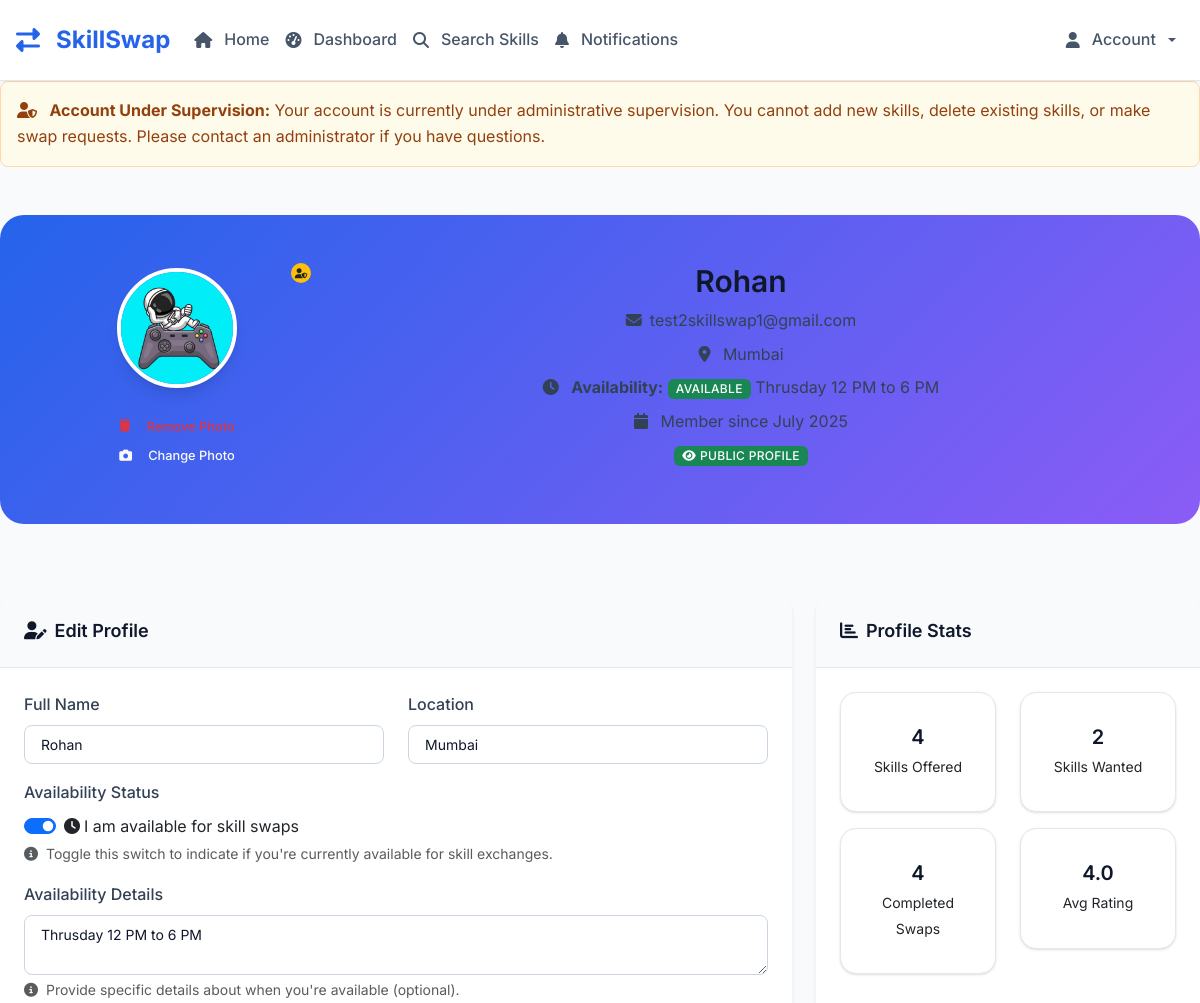
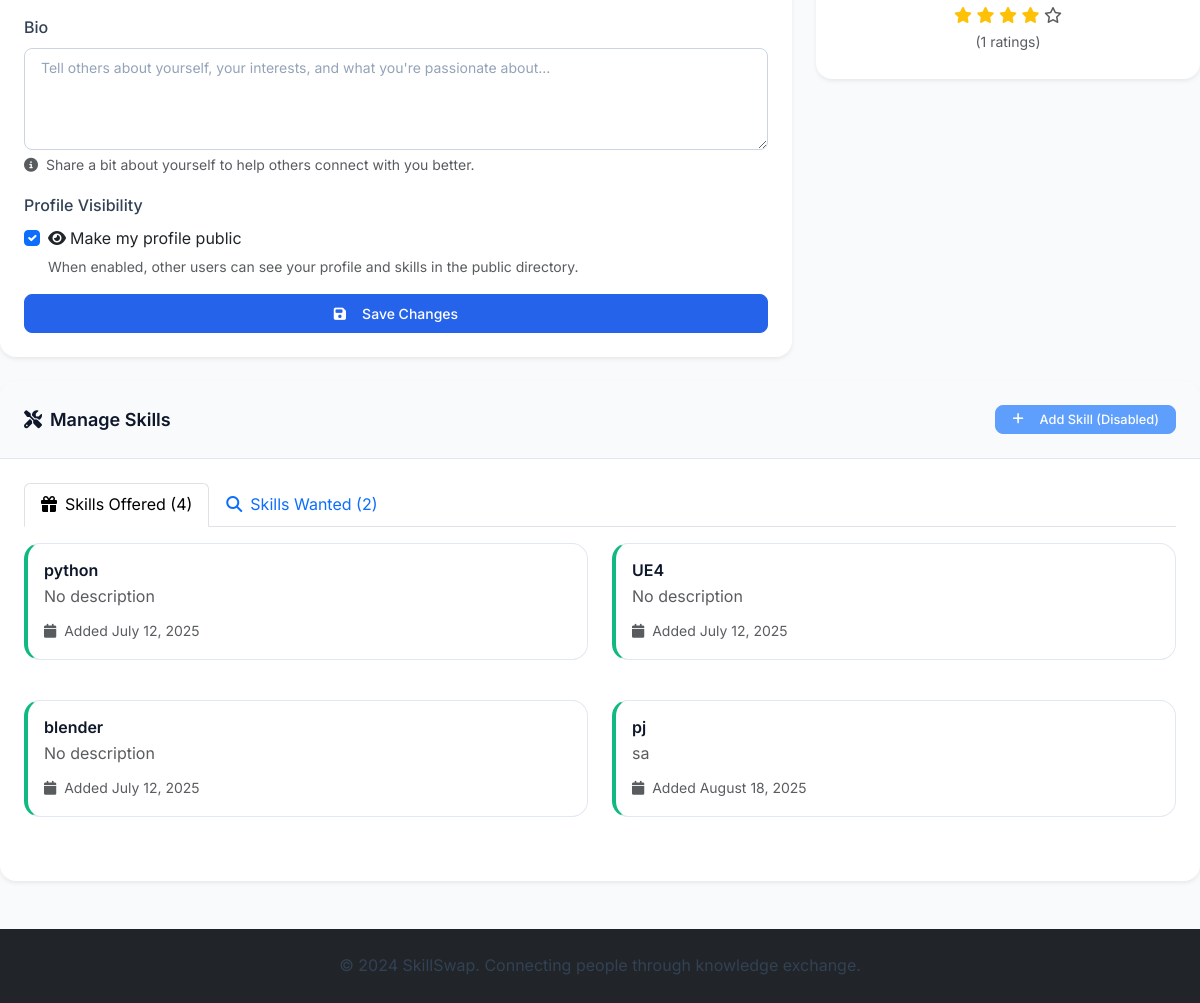
/profile (signed in), run on an earlier commit of the app's database (2 pictures, top to bottom).
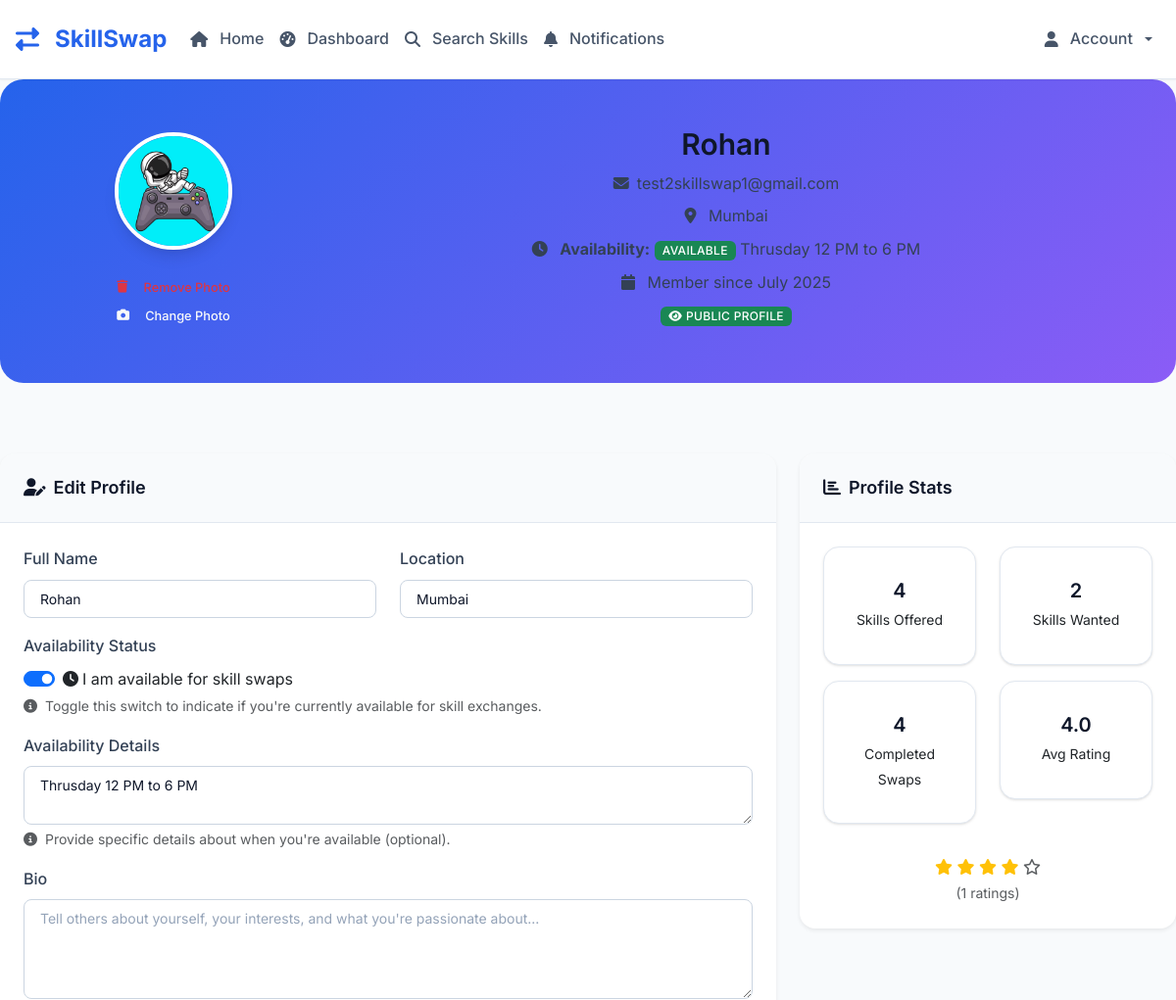
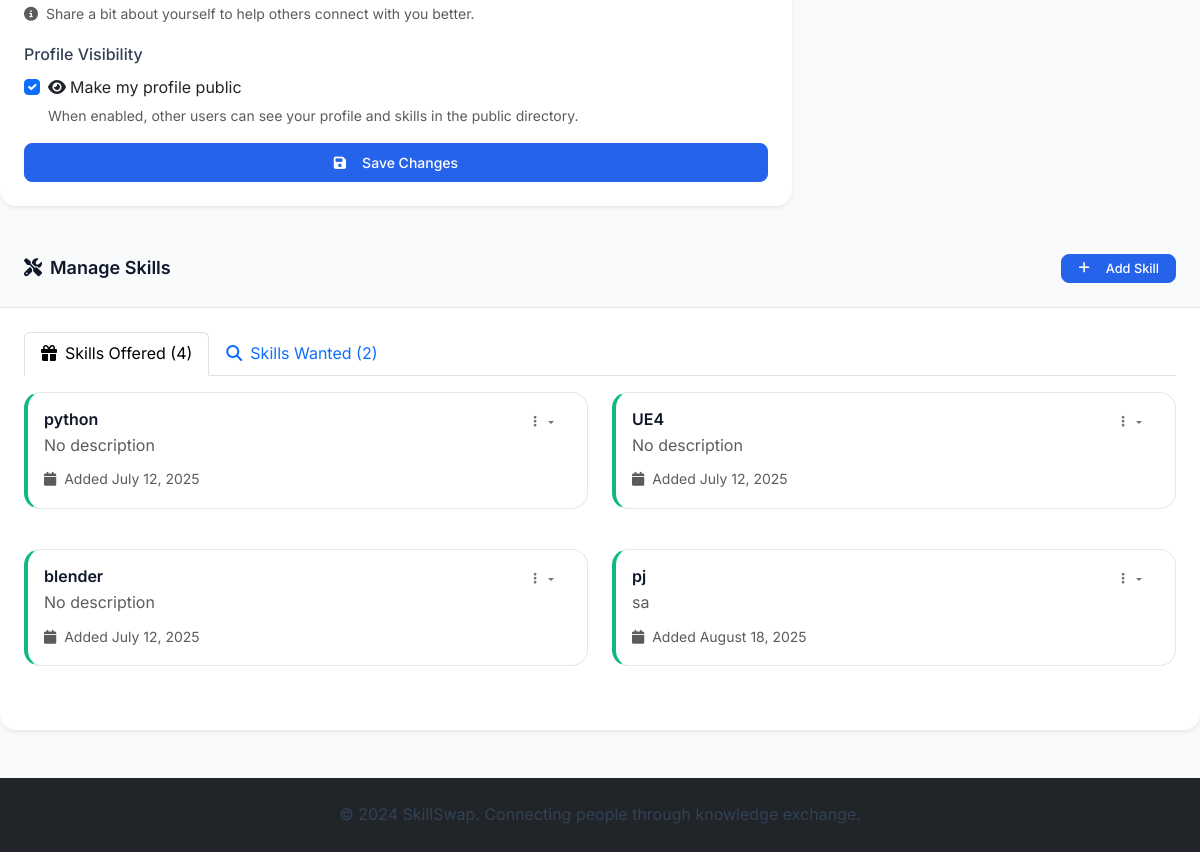
And on a later commit of the database (2 pictures, top to bottom).
### tables this page shows
CREATE TABLE skills (
            id INTEGER PRIMARY KEY AUTOINCREMENT,
            user_id INTEGER,
            skill_name TEXT NOT NULL,
            skill_type TEXT NOT NULL, -- 'offered' or 'wanted'
            description TEXT,
            is_approved INTEGER DEFAULT 1,
            created_at TIMESTAMP DEFAULT CURRENT_TIMESTAMP,
            FOREIGN KEY (user_id) REFERENCES users (id)
        );

### skill_swap_app.py (the view)
@app.route('/profile')
@login_required
def profile():
    conn = get_db()
    user = conn.execute('SELECT * FROM users WHERE id = ?', (session['user_id'],)).fetchone()
    offered_skills = conn.execute('''
        SELECT * FROM skills WHERE user_id = ? AND skill_type = 'offered'
    ''', (session['user_id'],)).fetchall()
    wanted_skills = conn.execute('''
        SELECT * FROM skills WHERE user_id = ? AND skill_type = 'wanted'
    ''', (session['user_id'],)).fetchall()
    completed_swaps = conn.execute('''
        SELECT COUNT(*) as count FROM swap_requests
        WHERE (requester_id = ? OR provider_id = ?) AND status = 'accepted'
    ''', (session['user_id'], session['user_id'])).fetchone()['count']
    avg_rating = conn.execute('''
        SELECT AVG(rating) as avg_rating, COUNT(*) as total_ratings
        FROM ratings WHERE rated_id = ?
    ''', (session['user_id'],)).fetchone()
    conn.close()
    user = convert_row_datetimes(user)
    offered_skills = convert_rows_datetimes(offered_skills)
    wanted_skills = convert_rows_datetimes(wanted_skills)
    stats = {
        'offered_skills': len(offered_skills),
        'wanted_skills': len(wanted_skills),
        'completed_swaps': completed_swaps,
        'avg_rating': avg_rating['avg_rating'] or 0,
        'total_ratings': avg_rating['total_ratings'] or 0,
        'has_rating': avg_rating['total_ratings'] > 0
    }
    return render_template('profile.html', user=user, offered_skills=offered_skills,
                         wanted_skills=wanted_skills, stats=stats)

### skill_swap_app.py (called while the page is built)
def parse_datetime(timestamp_str):
    if timestamp_str is None:
        return None
    try:
        if 'T' in timestamp_str:
            return datetime.fromisoformat(timestamp_str.replace('Z', '+00:00'))
        else:
            return datetime.strptime(timestamp_str, '%Y-%m-%d %H:%M:%S')
    except:
        return None

def convert_row_datetimes(row):
    if row is None:
        return None
    if hasattr(row, 'keys'):
        row_dict = dict(row)
    else:
        row_dict = row
    timestamp_fields = ['created_at', 'updated_at']
    for field in timestamp_fields:
        if field in row_dict and row_dict[field]:
            row_dict[field] = parse_datetime(row_dict[field])
    return row_dict

def convert_rows_datetimes(rows):
    if not rows:
        return []
    return [convert_row_datetimes(row) for row in rows]

def get_db():
    conn = sqlite3.connect('skill_swap.db')
    conn.row_factory = sqlite3.Row
    return conn

@app.context_processor
def inject_helpers():
    return {'get_user_by_id': get_user_by_id}

### templates/profile.html (shortened to what the changed rows need)
{% extends "base.html" %}
{% block content %}
{% if user.is_under_supervision %}
<div class="row mb-4">
    <div class="col-12">
        <div class="alert alert-warning" role="alert">
            <i class="fas fa-user-shield me-2"></i>
            <strong>Account Under Supervision:</strong> Your account is currently under administrative supervision.
            You cannot add new skills, delete existing skills, or make swap requests. Please contact an administrator if you have questions.
        </div>
    </div>
</div>
{% endif %}
<div class="row mb-4">
    <div class="col-12">
        <div class="profile-header">
            <div class="row align-items-center">
                <div class="col-md-3 text-center">
                    <div class="position-relative d-inline-block">
                        {% if user.is_under_supervision %}
                            <div class="position-absolute top-0 end-0 bg-warning rounded-circle d-flex align-items-center justify-content-center"
                                 style="width: 20px; height: 20px; transform: translate(25%, -25%);"
                                 title="Your account is under supervision">
                                <i class="fas fa-user-shield text-dark" style="font-size: 10px;"></i>
                            </div>
                        {% endif %}
                    </div>
                </div>
                <div class="col-md-9">
                    <h2 class="mb-2">{{ user.name }}</h2>
                </div>
            </div>
        </div>
    </div>
</div>
<div class="row mb-4">
    <div class="col-12">
        <div class="card border-0 shadow-sm">
            <div class="card-header d-flex justify-content-between align-items-center">
                <h5 class="mb-0">
                    <i class="fas fa-tools me-2"></i>Manage Skills
                </h5>
                {% if not user.is_under_supervision %}
                    <button class="btn btn-primary btn-sm" data-bs-toggle="modal" data-bs-target="#addSkillModal">
                        <i class="fas fa-plus me-2"></i>Add Skill
                    </button>
                {% else %}
                    <button class="btn btn-primary btn-sm" disabled title="Cannot add skills while under supervision">
                        <i class="fas fa-plus me-2"></i>Add Skill (Disabled)
                    </button>
                {% endif %}
            </div>
            <div class="card-body">
                <div class="tab-content mt-3" id="skillsTabContent">
                    <div class="tab-pane fade show active" id="offered" role="tabpanel">
                        {% if offered_skills %}
                            <div class="row">
                                {% for skill in offered_skills %}
                                <div class="col-md-6 mb-3">
                                    <div class="skill-card offered p-3">
                                        <div class="d-flex justify-content-between align-items-start">
                                            <div class="flex-grow-1">
                                                <h6 class="mb-1">{{ skill.skill_name }}</h6>
                                                <p class="text-muted mb-2">{{ skill.description or 'No description' }}</p>
                                                <small class="text-muted">
                                                    <i class="fas fa-calendar me-1"></i>
                                                    Added {{ skill.created_at.strftime('%B %d, %Y') }}
                                                </small>
                                            </div>
                                            {% if not user.is_under_supervision %}
                                            <div class="dropdown">
                                                <button class="btn btn-sm btn-outline-secondary dropdown-toggle" data-bs-toggle="dropdown">
                                                    <i class="fas fa-ellipsis-v"></i>
                                                </button>
                                            </div>
                                            {% endif %}
                                        </div>
                                    </div>
                                </div>
                                {% endfor %}
                            </div>
                        {% endif %}
                    </div>
                </div>
            </div>
        </div>
    </div>
</div>
{% endblock %}

What changed in the data, as far as the page shows it:
changed users "Rohan": is_under_supervision 1 → 0 (drawn)
Also different on the page:
text no longer shown: "Account Under Supervision: Your account is currently under administrative supervision. You cannot add new skills, delete existing skills, or make swap requests. Please contact an administrator if you have questions. Add Skill (Disabled)"
text now shown: "Add Skill"
